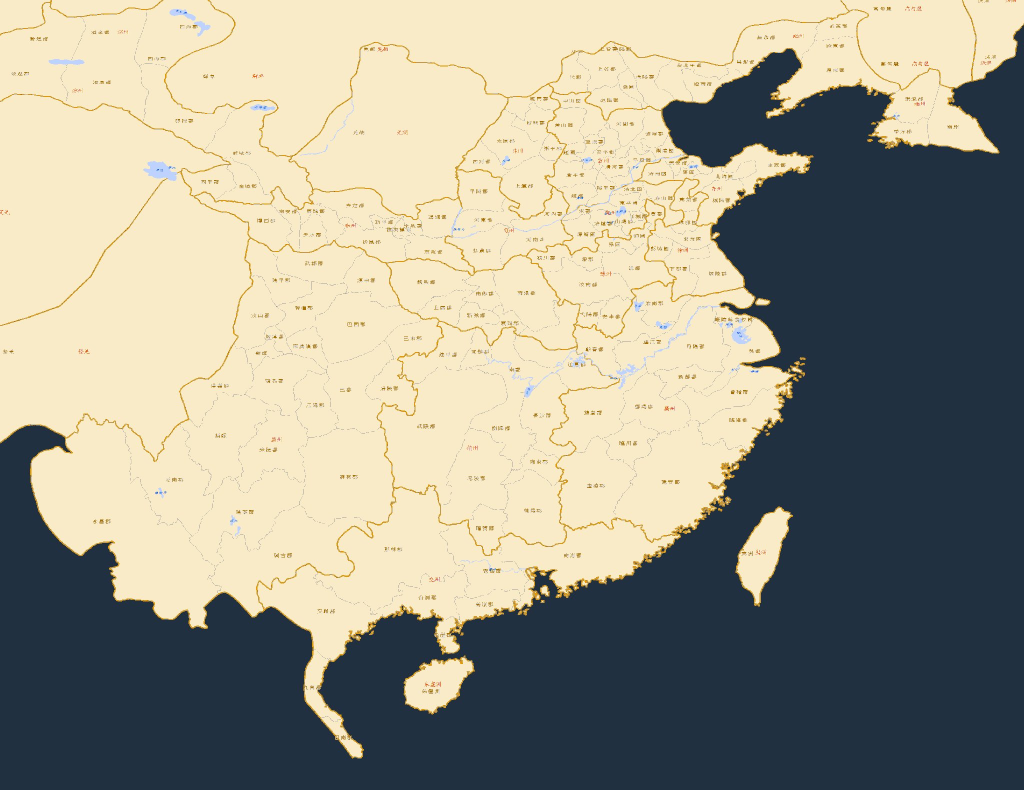
#> input picture data/sinica_ad0262_underlay.jpg, 2048 x 1579 px, found by its file name (shown at 1/2 size)
$ python bake_sinica_admin_faces.py
#> lines starting #> are read from the running program, lines starting #| are printed output that depends on the picture; after the words box and inside, x2 and y2 are one past the last pixel; in counts of white or black regions, pixels touching at a corner belong together
#!/usr/bin/env python3
"""Bake 州 → 郡 → 县 hex faces from Sinica ad0262 underlay + admin_points.

Quality goals (vs rejected caa7e43 / sanguo-map / bbox rectangles):
  - 州 stops at brown Sinica ink (sealed all-ink walls), not ZHOU_BBOX rectangles
  - Empty western parchment (羌胡 / unpainted) stays unlabeled — no 凉州 mega-rect
  - 益州 must not swallow 交州 / empty southwest
  - 江夏 area must be 荆州; 豫章 扬州; 南阳 荆州
  - 郡 seeds from 郡治, flood only inside parent 州 mask
  - 县: nearest 县治 inside each 郡 mask (no cross-郡 spill)

Usage:
  python3 tools/bake_sinica_admin_faces.py \\
    --underlay /tmp/sinica_ad0262_z8.jpg \\
    --points data/admin_points.json
"""

from __future__ import annotations

import argparse
import json
import struct
from collections import Counter, defaultdict, deque
from pathlib import Path

import numpy as np
from PIL import Image
from scipy import ndimage

LON_MIN, LON_MAX = 94.662, 130.0
LAT_MIN, LAT_MAX = 15.55, 42.8
MAP_W, MAP_H = 500, 500
# Include 河西 (敦煌 ~96.2°E). Empty 羌胡/发羌 stays empty via ink walls, not lon clip.
WEST_CLIP = LON_MIN - 0.05
# Reject 郡治 sealed seeds that land in wilderness mega-pockets (empty west, etc.)
MAX_SEALED_COMP = 55000
MAX_JUN_SEED_DEG = 6.0
ADMIN_ZONE_DILATE = 12

# Self-check samples: (lon, lat, expected_zhou) — expected "" means must be unlabeled
# Anchors follow Sinica plate; 司州/司隶 both acceptable at 雒阳 (OCR varies).
CHECKS = [
    (114.17, 30.22, "荆州"),  # 江夏郡治 label
    (112.54, 33.00, "荆州"),  # 南阳
    (115.90, 28.67, "扬州"),  # 豫章
    (116.78, 32.58, "扬州"),  # 寿春
    (113.47, 34.16, "豫州"),  # 颍川
    (112.60, 34.73, "司州"),  # 雒阳 (Sinica label; accept 司隶 alias below)
    (104.08, 30.65, "益州"),  # 成都
    (102.63, 37.93, "凉州"),  # 武威
    (96.21, 40.23, "凉州"),  # 敦煌 — must fill (was clipped by old WEST_CLIP)
    (100.24, 39.22, "凉州"),  # 张掖
    (111.59, 23.10, "交州"),  # 苍梧郡治 / 广信 area
    (107.65, 21.84, "交州"),  # 郁林
    (110.23, 28.62, "荆州"),  # 武陆(=武陵) 郡治 — plate 荆州, not 益州
    (118.37, 36.86, "青州"),  # 临淄
    (115.97, 39.49, "幽州"),  # 涿 (范阳郡 → 幽州 on plate)
    (99.20, 37.20, ""),  # 羌胡 corridor — not 凉州 mega-rect
    (98.00, 23.00, ""),  # empty SW of 永昌 — not 益州 swallow
    (95.80, 26.50, ""),  # far-west parchment — not 益州
]
ZHOU_CHECK_ALIASES = {"司州": {"司州", "司隶"}, "司隶": {"司州", "司隶"}}

# Sinica plate parents where nearest-州 OCR / pocket votes mis-assign.
SINICA_JUN_PARENT = {
    "江夏郡": "荆州",
    "颍川郡": "豫州",
    "金城郡": "凉州",
    "魏郡": "冀州",
    "南安郡": "雍州",
    "阴平郡": "益州",
    # 范阳/涿 sit with 幽州 on the plate (north of 冀州 solid border at 常山)
    "范阳郡": "幽州",
    # 苍梧治广信 — 交州 on plate (nearest-州 OCR drifts to 荆州)
    "苍梧郡": "交州",
    # 武陆(=武陵) — plate 荆州 label at ~110.8°E/29.1°N; nearest-州 drifts to 益州
    "武陆郡": "荆州",
}
# Max pixel distance from a 州/郡 seed when growing into parchment (stops SW mega-bleed)
GROW_MAX_DIST = 110
SEED_CLEAR_DIST = 200
# Claim radius (px) around locked 郡治 + their own 县 (阳翟←颍川 vs 司州 finger).
# Keep small so 颍川 cannot swallow 南阳/宛.
LOCKED_CLAIM_DIST = 32
# Only steal these soft-border 州 when claiming a locked 郡 parent.
CLAIM_STEAL_FROM = {
    "颍川郡": {"司州", "司隶"},
    "江夏郡": {"豫州", "扬州"},
    "范阳郡": {"冀州"},
    "苍梧郡": {"荆州", "扬州"},
    "南安郡": {"凉州", "益州"},
    "阴平郡": {"凉州", "雍州"},
    "金城郡": {"雍州"},
    "魏郡": {"司州", "司隶", "豫州"},
    "武陆郡": {"益州"},
}
# Parchment beyond this distance from a same-州 郡/县 seat is not admin.
# Seat-relative (not a lon rectangle) so 益州's west edge stays ragged with the ink.
SEAT_REACH_DEG = 2.85
SEAT_REACH_DEG2 = SEAT_REACH_DEG * SEAT_REACH_DEG
SW_JUN_NAMES = ("永昌郡", "云南郡", "兴古郡", "建宁郡", "汉嘉郡")


# [4 lines left out: function lonlat_to_xy, not called in this run]


def xy_to_lon(x: int, w: int) -> float:
    return LON_MIN + (x + 0.5) / w * (LON_MAX - LON_MIN)


# [4 lines left out: function offset_to_lonlat, not called in this run]


def detect_ink(im: np.ndarray) -> tuple[np.ndarray, np.ndarray, np.ndarray, np.ndarray]:
    """Return (raw_ink, sea, lum, west_ok)."""
    r = im[:, :, 0].astype(np.float32)
    g = im[:, :, 1].astype(np.float32)
    b = im[:, :, 2].astype(np.float32)
    lum = (r + g + b) / 3.0
    sea = lum < 85
    paper = (r > 205) & (g > 190) & (b > 150) & (lum > 180)
    bluish = (b > r + 8) & (b > g + 2)
    ink = (
        (~sea)
        & (~paper)
        & (~bluish)
        & (lum < 175)
        & (lum > 40)
        & (r >= g - 10)
        & ((r - b) > 12)
    )
    dark = (~sea) & (~bluish) & (lum < 115) & (lum > 25) & (r >= g - 18)
    grad = ndimage.gaussian_gradient_magnitude(lum, 1.0)
    edge = (grad > 8) & (~sea) & (~bluish) & (lum < 180) & (r >= g - 5) & ((r - b) > 8)
    raw = ink | dark | edge
    h, w = lum.shape
    xs = np.arange(w)
    lons = LON_MIN + (xs + 0.5) / w * (LON_MAX - LON_MIN)
    west_ok = lons[None, :] >= WEST_CLIP
    return raw.astype(bool), sea.astype(bool), lum, west_ok


def build_barriers(
    im: np.ndarray,
) -> tuple[np.ndarray, np.ndarray, np.ndarray, np.ndarray, np.ndarray]:
    """Return (sealed_land, mod_land, land_jun, sea, sealed_comp_ids).

    sealed_land: all brown ink closed+heavily dilated — seals 州 gaps so empty
      western parchment is a separate pocket (no bbox rectangles).
    mod_land: thick-ink barriers only — interior connectivity for grow pass.
    land_jun: thin+thick for 郡 flood inside parent 州.
    """
    raw, sea, lum, west_ok = detect_ink(im)
    # Seal every brown line (州 + 郡 ink) so floods cannot leak into empty paper.
    sealed_wall = ndimage.binary_closing(raw, iterations=3)
    sealed_wall = ndimage.binary_dilation(sealed_wall, iterations=7)
    sealed_land = (~sealed_wall) & (~sea) & (lum > 105) & west_ok

    dens = ndimage.uniform_filter(raw.astype(np.float32), size=7)
    dens15 = ndimage.uniform_filter(raw.astype(np.float32), size=15)
    thick = (raw & (dens > 0.10)) | (raw & (dens15 > 0.035) & (lum < 115))
    mod_wall = ndimage.binary_closing(thick, iterations=2)
    mod_wall = ndimage.binary_dilation(mod_wall, iterations=2)
    mod_land = (~mod_wall) & (~sea) & (lum > 105) & west_ok

    thin = ndimage.binary_closing(raw, iterations=2)
    thin = ndimage.binary_dilation(thin, iterations=2)
    land_jun = (~(sea | thin | sealed_wall)) & (lum > 100) & west_ok

    sealed_comp, _ = ndimage.label(sealed_land)
    return (
        sealed_land.astype(bool),
        mod_land.astype(bool),
        land_jun.astype(bool),
        sea,
        sealed_comp,
    )


# [155 lines left out: functions nudge, multi_source, fill_small_holes, seats_by_zhou, near_seats, on_sea_mask and 1 more, not called in this run]


def main() -> int:
    ap = argparse.ArgumentParser()
    ap.add_argument("--underlay", type=Path, default=Path("/tmp/sinica_ad0262_z8.jpg"))
    ap.add_argument("--fallback", type=Path, default=Path("data/sinica_ad0262_underlay.jpg"))
    ap.add_argument("--points", type=Path, default=Path("data/admin_points.json"))
    ap.add_argument("--coast", type=Path, default=Path("data/coast_mask.bin"))
    ap.add_argument("--out-bin", type=Path, default=Path("data/zhou_jun_fills.bin"))
    ap.add_argument("--out-meta", type=Path, default=Path("data/zhou_jun_fills.json"))
    ap.add_argument("--report", type=Path, default=Path("data/zhou_jun_fills_report.json"))
    ap.add_argument("--out-xian-bin", type=Path, default=Path("data/xian_fills.bin"))
    ap.add_argument("--out-xian-meta", type=Path, default=Path("data/xian_fills.json"))
    ap.add_argument("--debug", type=Path, default=Path("/tmp/sinica_faces_dbg.jpg"))
    args = ap.parse_args()

    src = args.underlay if args.underlay.is_file() else args.fallback
    if not src.is_file():
        raise SystemExit(f"underlay missing: {src}")
    print(f"underlay {src}")
    im = np.array(Image.open(src).convert("RGB"))
#> im is the input picture: shape (1579, 2048, 3); mean R, G, B 156.2, 154, 139.1
    h, w, _ = im.shape
#> h = 1579; w = 2048
    sealed_land, mod_land, land_jun, sea, sealed_comp = build_barriers(im)
#> in detect_ink, `sea = lum < 85`:
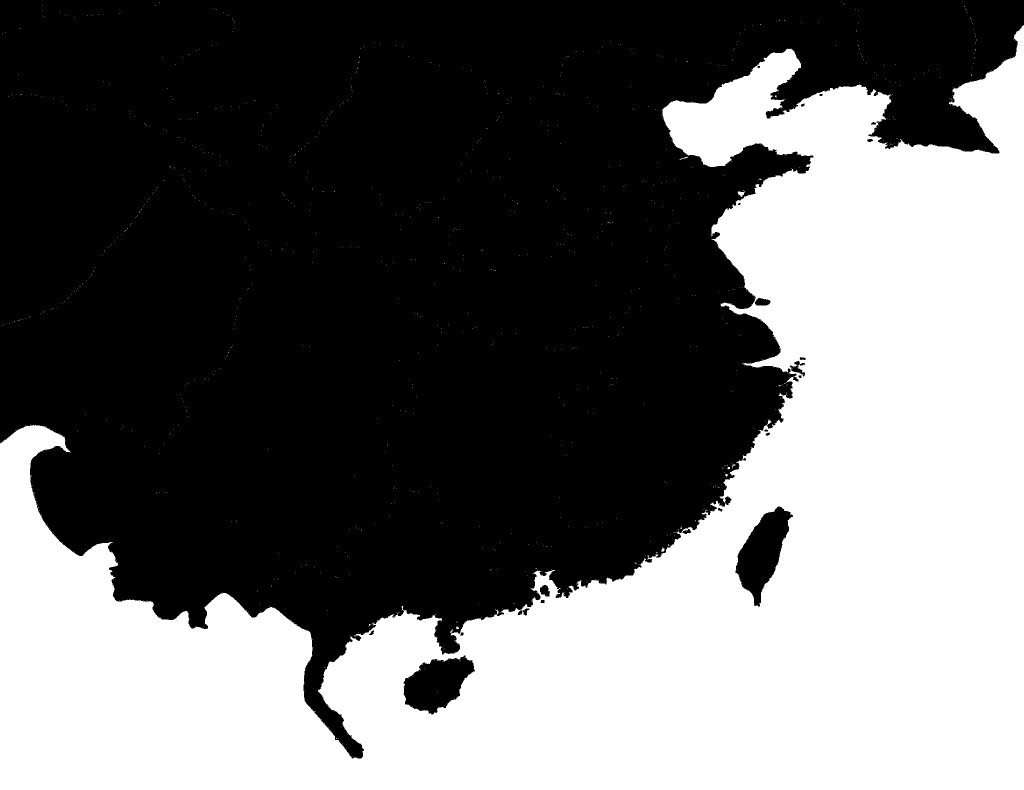
#> sea: shape (1579, 2048) bool (shown at 1/2 size); 42% white; 1031 white regions (1023 under 20 px), largest, box (x1, y1, x2, y2) and area: (0, 50, 2048, 1579) 1355374, (1475, 383, 1490, 394) 93, (1322, 1094, 1329, 1104) 36
#> in detect_ink, `paper = (r > 205) & (g > 190) & (b > 150) & (lum > 180)`: paper: shape (1579, 2048) bool; 55% white; 4956 black regions (4585 under 20 px), largest, box (x1, y1, x2, y2) and area: (0, 0, 2048, 1579) 1418245, (0, 323, 355, 652) 2686, (0, 0, 327, 71) 929
#> in detect_ink, `bluish = (b > r + 8) & (b > g + 2)`: bluish: shape (1579, 2048) bool; 41.7% white; 174 white regions (116 under 20 px), largest, box (x1, y1, x2, y2) and area: (0, 53, 2048, 1579) 1338705, (288, 322, 354, 362) 1600, (1463, 652, 1502, 688) 849
#> in detect_ink, `ink = ( (~sea) & (~paper) & (~bluish) & (lum < 175) & (lum > 40) & (r ..`: ink: shape (1579, 2048) bool; 2.6% white in thin lines or dots
#> in detect_ink, `dark = (~sea) & (~bluish) & (lum < 115) & (lum > 25) & (r >= g - 18)`: dark: shape (1579, 2048) bool; 0.4% white in thin lines or dots
#> in detect_ink, `edge = (grad > 8) & (~sea) & (~bluish) & (lum < 180) & (r >= g - 5) & ..`: edge: shape (1579, 2048) bool; 2.1% white in thin lines or dots
#> in detect_ink, `raw = ink | dark | edge`: raw: shape (1579, 2048) bool; 2.6% white in thin lines or dots
#> in build_barriers, `sealed_wall = ndimage.binary_closing(raw, iterations=3)`: sealed_wall: shape (1579, 2048) bool; 3.5% white; 2347 white regions (1950 under 20 px), largest, box (x1, y1, x2, y2) and area: (3, 3, 2045, 1517) 70149, (807, 1311, 950, 1429) 1571, (1471, 1013, 1586, 1213) 1561
#> in build_barriers, `sealed_wall = ndimage.binary_dilation(sealed_wall, iterations=7)`: sealed_wall: shape (1579, 2048) bool; 20.2% white; 84 white regions, largest, box (x1, y1, x2, y2) and area: (0, 0, 2048, 1524) 578633, (1464, 1006, 1593, 1220) 8310, (0, 349, 342, 659) 6575
#> in build_barriers, `sealed_land = (~sealed_wall) & (~sea) & (lum > 105) & west_ok`: sealed_land: shape (1579, 2048) bool; 39.5% white; 303 white regions (88 under 20 px), largest, box (x1, y1, x2, y2) and area: (0, 196, 497, 906) 256537, (338, 0, 1687, 305) 166979, (593, 97, 1008, 428) 74757
#> in build_barriers, `thick = (raw & (dens > 0.10)) | (raw & (dens15 > 0.035) & (lum < 115))`: thick: shape (1579, 2048) bool; 2.5% white in thin lines or dots
#> in build_barriers, `mod_wall = ndimage.binary_closing(thick, iterations=2)`: mod_wall: shape (1579, 2048) bool; 3% white; 1834 white regions (1356 under 20 px), largest, box (x1, y1, x2, y2) and area: (2, 2, 2046, 1517) 63025, (807, 1311, 950, 1429) 1512, (1471, 1013, 1586, 1213) 1433
#> in build_barriers, `mod_wall = ndimage.binary_dilation(mod_wall, iterations=2)`: mod_wall: shape (1579, 2048) bool; 7.4% white; 814 white regions (99 under 20 px), largest, box (x1, y1, x2, y2) and area: (0, 0, 2048, 1519) 145505, (1469, 1011, 1588, 1215) 3341, (805, 1309, 952, 1431) 3100
#> in build_barriers, `mod_land = (~mod_wall) & (~sea) & (lum > 105) & west_ok`:
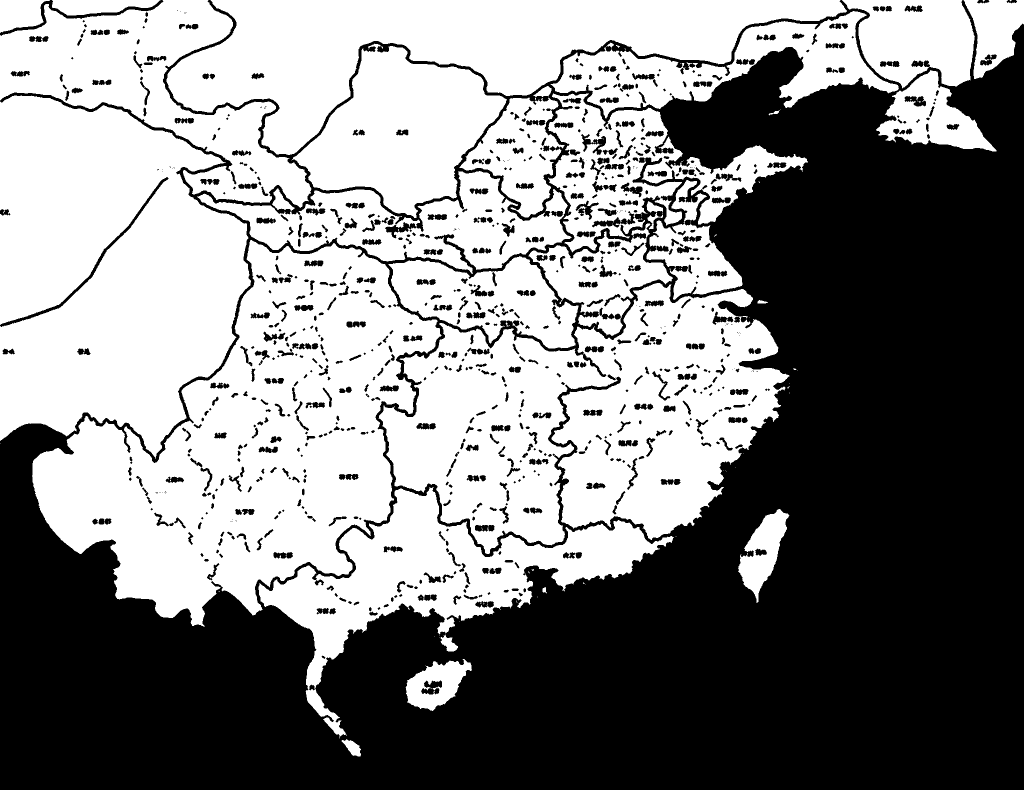
#> mod_land: shape (1579, 2048) bool (shown at 1/2 size); 51.2% white; 889 black regions (179 under 20 px), largest, box (x1, y1, x2, y2) and area: (0, 0, 2048, 1579) 1490709, (0, 354, 337, 654) 2678, (0, 0, 327, 72) 2355
#> in build_barriers, `thin = ndimage.binary_dilation(thin, iterations=2)`:
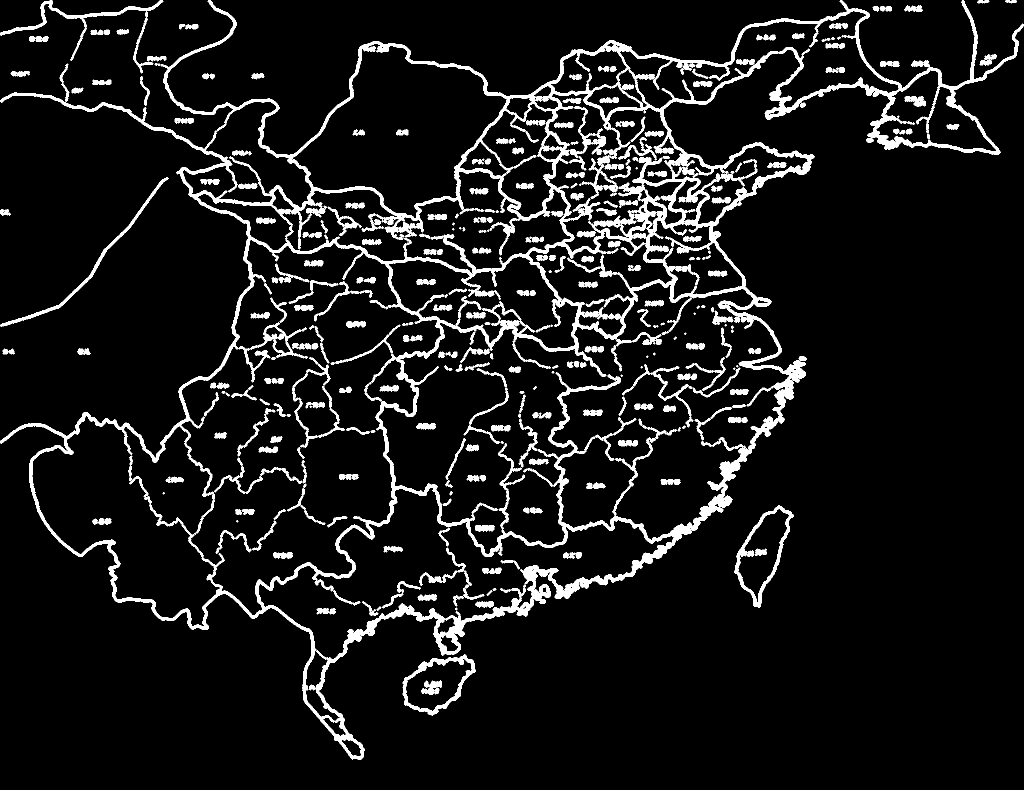
#> thin: shape (1579, 2048) bool (shown at 1/2 size); 8.2% white; 362 white regions (26 under 20 px), largest, box (x1, y1, x2, y2) and area: (0, 0, 2048, 1519) 181426, (0, 0, 327, 147) 3360, (1469, 1011, 1588, 1215) 3341
#> in build_barriers, `land_jun = (~(sea | thin | sealed_wall)) & (lum > 100) & west_ok`: land_jun: shape (1579, 2048) bool; 39.5% white; 303 white regions (88 under 20 px), largest, box (x1, y1, x2, y2) and area: (0, 196, 497, 906) 256539, (338, 0, 1687, 305) 166979, (593, 97, 1008, 428) 74757
#> in build_barriers, `sealed_comp, _ = ndimage.label(sealed_land)`:
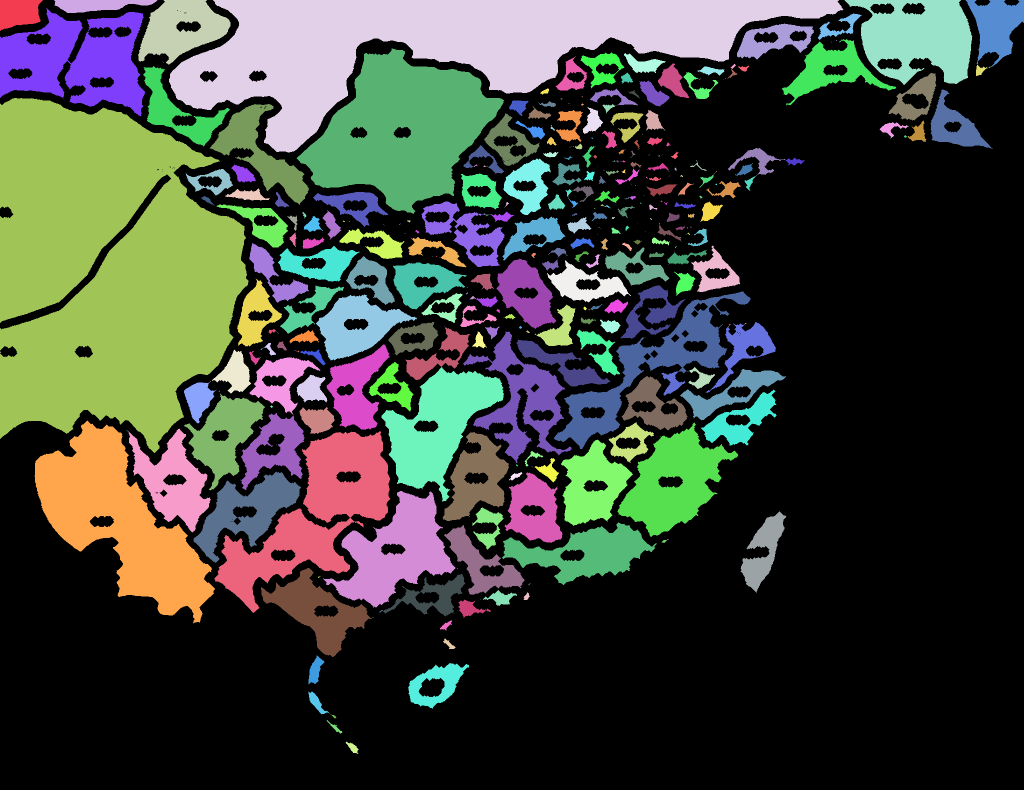
#> sealed_comp: shape (1579, 2048) int32 (shown at 1/2 size); 500 distinct labels, from 0 to 499; one colour per label, 0 black
    # Dilate sea slightly so hex faces stop on the brown coastal ink, not in the
    # blue outside the plate (coast_mask.bin is too generous in the SW).
    sea_trim = ndimage.binary_dilation(sea, iterations=2)
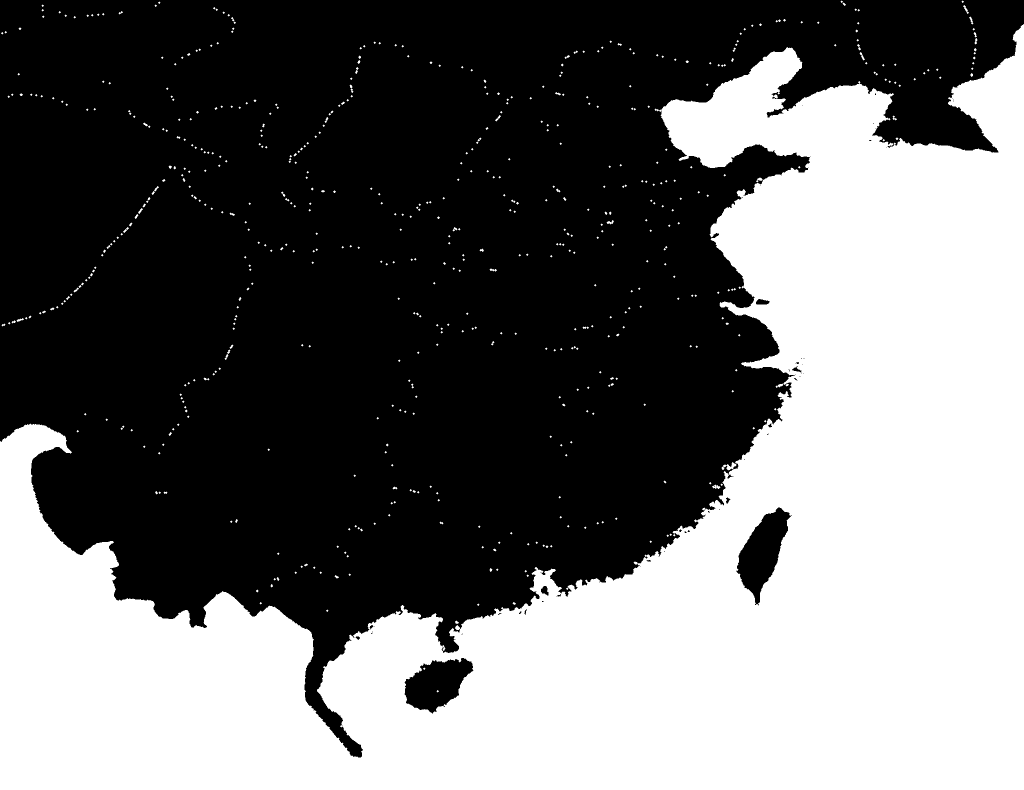
#> sea_trim: shape (1579, 2048) bool (shown at 1/2 size); 42.8% white; 601 white regions (491 under 20 px), largest, box (x1, y1, x2, y2) and area: (0, 48, 2048, 1579) 1375294, (1443, 924, 1473, 941) 210, (1424, 969, 1441, 978) 80
    comp_size = np.bincount(sealed_comp.ravel())
#> comp_size = 500 values, max 1956370 at index 0, min 1 at index 9, mean 6467.6
    print(
        f"  size={w}x{h} sealed={sealed_land.mean():.3f} "
        f"mod={mod_land.mean():.3f} jun_land={land_jun.mean():.3f} "
        f"sea={sea.mean():.3f}"
    )
#|   size=2048x1579 sealed=0.395 mod=0.512 jun_land=0.395 sea=0.420

#> (the run stopped early here; a loop or call above may not have finished)
